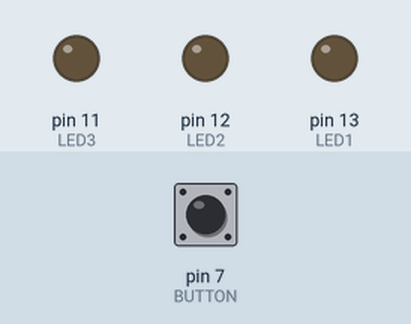
Recording of a sketch running on a simulated Arduino Uno, built with avr-gcc and run on an emulated ATmega328P. Parts: output pins drawn as LEDs (lit = HIGH). Inputs (shaded band) come from the test bench; at power-on: pin 7 (BUTTON) LOW.

Above: at 1.2 s.
1.3 s: pin 7 (BUTTON) pulled HIGH for 0.15 s
At 2.2 s:
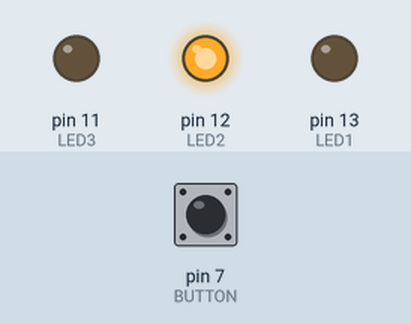
2.9 s: pin 7 (BUTTON) pulled HIGH for 1 s
At 3.5 s:
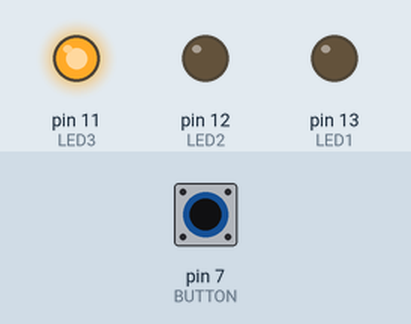
5.4 s: pin 7 (BUTTON) pulled HIGH for 0.15 s
At 6.6 s:
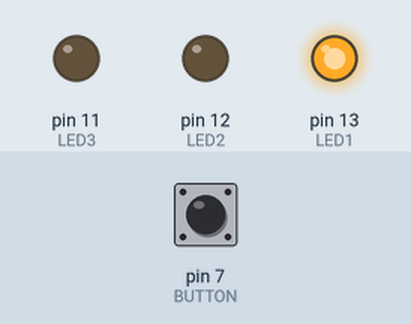
7.0 s: pin 7 (BUTTON) pulled HIGH for 3.2 s
At 7.9 s:
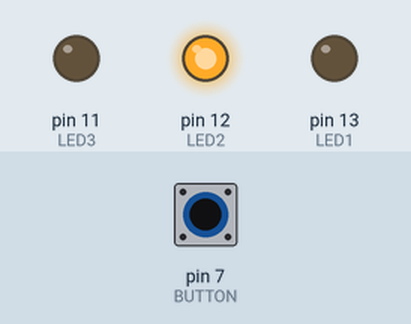
Timing chart, 0 to 10.0 s (numbered marks = the images above; inputs shaded):
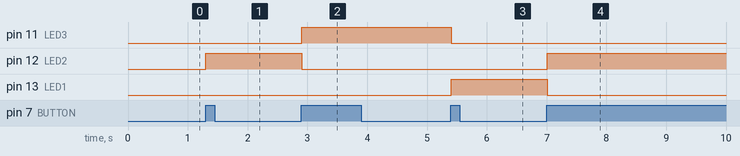

Measured:
- after the input at 1.3 s, pin 12 (LED2): LOW → HIGH at once
- after the input at 2.9 s, pin 11 (LED3): LOW → HIGH at once; pin 12 (LED2): HIGH → LOW at once
- after the input at 5.4 s, pin 11 (LED3): HIGH → LOW at once; pin 13 (LED1): LOW → HIGH at once
- after the input at 7.0 s, pin 12 (LED2): LOW → HIGH at once; pin 13 (LED1): HIGH → LOW at once

The sketch:

assignment3_2.ino
```cpp
#define LED1 13
#define LED2 12
#define LED3 11
#define BUTTON 7
int val = 0;
int on = 0;
int val_before = 0;

void setup() {
  pinMode(LED1, OUTPUT);
  pinMode(LED2, OUTPUT);
  pinMode(LED3, OUTPUT);
  pinMode(BUTTON, INPUT);
}

void loop() {
  val = digitalRead(BUTTON);


  if( val != val_before){

    if (val){
      on += 1;
    } else {
      //なにもしない
    }
    if (on % 3 == 0){
      digitalWrite(LED3, LOW);
      digitalWrite(LED1, HIGH);
    } else if (on % 3 == 1) {
      digitalWrite(LED1, LOW);
      digitalWrite(LED2, HIGH);
    } else {
      digitalWrite(LED2, LOW);
      digitalWrite(LED3, HIGH);
    }
  }
  val_before = val;
  delay(10);
}
```
